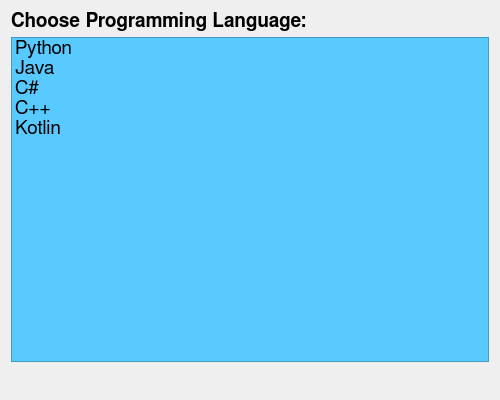
<?xml version="1.0" encoding="UTF-8"?>
<ui version="4.0">
 <class>Form</class>
 <widget class="QWidget" name="Form">
  <property name="geometry">
   <rect>
    <x>0</x>
    <y>0</y>
    <width>500</width>
    <height>400</height>
   </rect>
  </property>
  <property name="windowTitle">
   <string>Form</string>
  </property>
  <layout class="QVBoxLayout" name="verticalLayout">
   <item>
    <widget class="QLabel" name="label">
     <property name="font">
      <font>
       <family>FreeSans</family>
       <pointsize>14</pointsize>
       <bold>true</bold>
      </font>
     </property>
     <property name="text">
      <string>Choose Programming Language:</string>
     </property>
    </widget>
   </item>
   <item>
    <widget class="QListWidget" name="listWidget">
     <property name="font">
      <font>
       <family>FreeSans</family>
       <pointsize>14</pointsize>
      </font>
     </property>
     <property name="styleSheet">
      <string notr="true">QListWidget{
background-color: rgb(88, 202, 255)
}</string>
     </property>
     <item>
      <property name="text">
       <string>Python</string>
      </property>
     </item>
     <item>
      <property name="text">
       <string>Java</string>
      </property>
     </item>
     <item>
      <property name="text">
       <string>C#</string>
      </property>
     </item>
     <item>
      <property name="text">
       <string>C++</string>
      </property>
     </item>
     <item>
      <property name="text">
       <string>Kotlin</string>
      </property>
     </item>
    </widget>
   </item>
   <item>
    <widget class="QLabel" name="label_result">
     <property name="font">
      <font>
       <family>FreeSans</family>
       <pointsize>14</pointsize>
       <italic>true</italic>
      </font>
     </property>
     <property name="text">
      <string/>
     </property>
    </widget>
   </item>
  </layout>
 </widget>
 <resources/>
 <connections/>
</ui>
